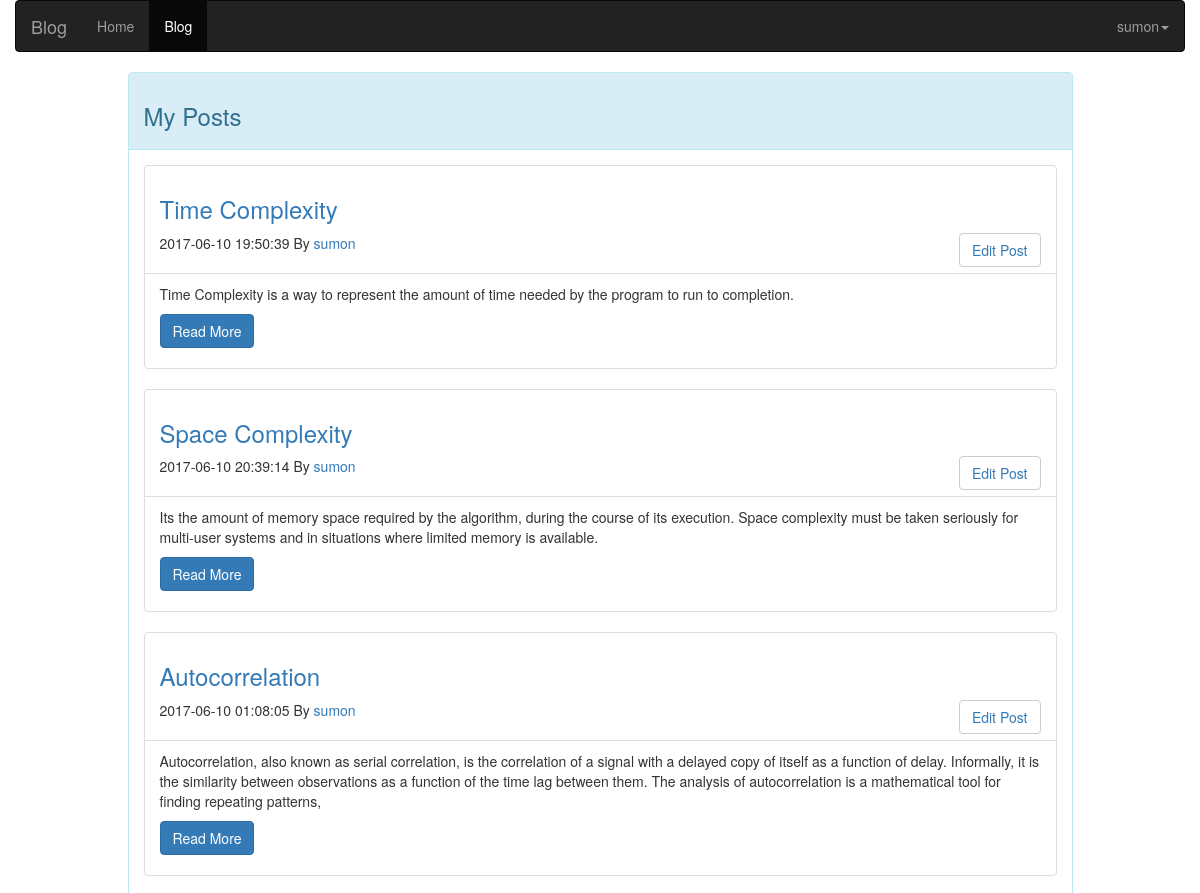
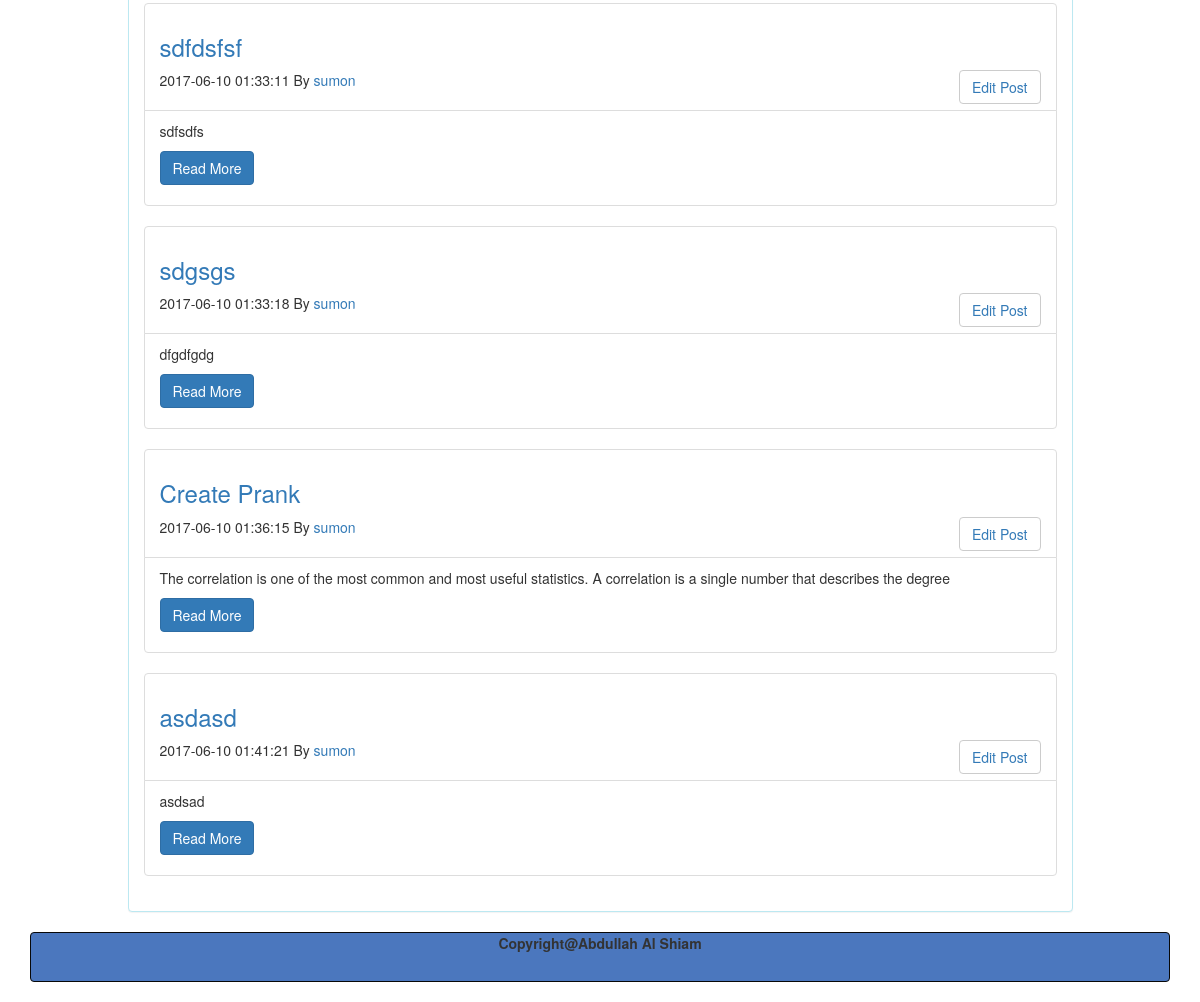
Screenshot of /?controller=posts&action=my_post (signed in) with the database file from the repository (2 pictures, top to bottom).
### tables this page shows
CREATE TABLE `posts` (
  `id` int(11) NOT NULL,
  `user_id` int(45) NOT NULL,
  `title` text NOT NULL,
  `content` text NOT NULL,
  `description` text NOT NULL,
  `active` int(50) NOT NULL,
  `created_date` datetime NOT NULL
);

CREATE TABLE `user` (
  `user_id` int(11) NOT NULL,
  `user_name` varchar(45) NOT NULL,
  `email` varchar(45) NOT NULL,
  `password` varchar(45) NOT NULL,
  `created_date` datetime NOT NULL
);

### controllers/posts_controller.php (called while the page is built, shortened)
<?php
  class PostsController {
      public function my_post() {
      require_once('views/posts/my_post.php');
    }
  }
?>

### index.php (called while the page is built, shortened)
<?php
  require_once('views/layout.php');
?>

### models/model.php (called while the page is built, shortened)
<?php
  class Model {
    public static function my_post($user_id) {
       $db = mysqli_connect("localhost", "root", "", "simple_blog");
       $result =mysqli_query($db,"SELECT * FROM posts WHERE user_id='$user_id' ");
     if (mysqli_num_rows($result) == 0) {
        $message="There is no posts available";
    }
    else {
    return $result;
      }
    }
  public static  function getUserIdByUserName($user_name)
  {
    $db = mysqli_connect("localhost", "root", "", "simple_blog");
    $sql = "SELECT user_id FROM `user` WHERE `user_name`='{$user_name}'";
    $result = mysqli_query($db, $sql);
    if(mysqli_num_rows($result) == 1) {
      $row = mysqli_fetch_row($result);
      return $row[0];
    } else {
      mysqli_close($db);
      return 0;
    }
  }
   public static function getUserNameByUserId($user_id)
  {
    $db = mysqli_connect("localhost", "root", "", "simple_blog");
    $sql = "SELECT user_name FROM `user` WHERE `user_id`='{$user_id}'";
    $result = mysqli_query($db, $sql);
       if (mysqli_num_rows($result) == 0) {
        $message="There is no posts available";
    }
    else {
     $row=mysqli_fetch_array($result);
    return $row;
      }
  }
  }
?>

### views/posts/my_post.php (the view, shortened to what this page needs)
<?php
if (isset($_SESSION['user_name'])) {
	$user_name=$_SESSION['user_name'];
}
       $user_id=Model::getUserIdByUserName($user_name);
       $posts = Model::my_post($user_id);
       $username=Model::getUserNameByUserId($user_id);
 ?>
 <div class="container">
<?php include 'header.php'; ?>
<div class="row">
<div class="col-md-10 col-md-offset-1">
<div class="panel panel-info">
  <div class="panel-heading">
    <h3>My Posts</h3>
  </div>
  <div class="panel-body">
 <div class="">
 <?php if (isset($_SESSION['my_post_success'])) {
  while($post=mysqli_fetch_array($posts)) { ?>
    <div class="list-group">
    <div class="list-group-item">
      <h3><a href="#">  <h3><?php echo $post['title']; ?></h3></a>
              </h3>
      <button class="btn btn-default" style="float: right"><a href="?controller=pages&action=edit_post&id=<?php echo $post['id']; ?>">Edit Post</a></button>
      <p><?php echo $post['created_date']; ?> By <a href="#"> <?php echo $username['user_name'];?></a></p>
    </div>
    <div class="list-group-item">
      <article>
        <p><?php echo $post['content']; ?></p>
   <p> <a href='?controller=posts&action=show&id=<?php echo $post['id']; ?>' class="btn btn-primary">Read More</a></p>
      </article>
    </div>
  </div>
<?php
}
}
else{
echo "<div class='alert alert-info'>
  <strong>Opps!</strong> You have no post available.
</div>";
}
?>
</div>
  </div>
</div>
</div>
</div>
 <footer>
  <nav class="navbar navbar-default navbar-inverse" style="background-color: #4B77BE;"  role="navigation">
      <p class="text-center"><b>Copyright@Abdullah Al Shiam</b></p>
    </nav>
    </footer>
</div>

### rows the page displays
posts: title "Time Complexity", created_date "2017-06-10 19:50:39", user.user_name "sumon", content "Time Complexity is a way to represent the amount of time needed by the program to run to completion."
posts: title "Space Complexity", created_date "2017-06-10 20:39:14", user.user_name "sumon", content "Its the amount of memory space required by the algorithm, during the course of its execution. Space complexity must be taken seriously for multi-user systems and in situations where limited memory is available."
posts: title "Autocorrelation", created_date "2017-06-10 01:08:05", user.user_name "sumon", content "Autocorrelation, also known as serial correlation, is the correlation of a signal with a delayed copy of itself as a function of delay. Informally, it is the similarity between observations as a function of the time lag between them. The analysis of autocorrelation is a mathematical tool for finding repeating patterns,"
posts: title "sdfdsfsf", created_date "2017-06-10 01:33:11", user.user_name "sumon", content "sdfsdfs"
posts: title "sdgsgs", created_date "2017-06-10 01:33:18", user.user_name "sumon", content "dfgdfgdg"
posts: title "Create Prank", created_date "2017-06-10 01:36:15", user.user_name "sumon", content "The correlation is one of the most common and most useful statistics. A correlation is a single number that describes the degree"
posts: title "asdasd", created_date "2017-06-10 01:41:21", user.user_name "sumon", content "asdsad"

### other values shown
$user_name "sumon"
